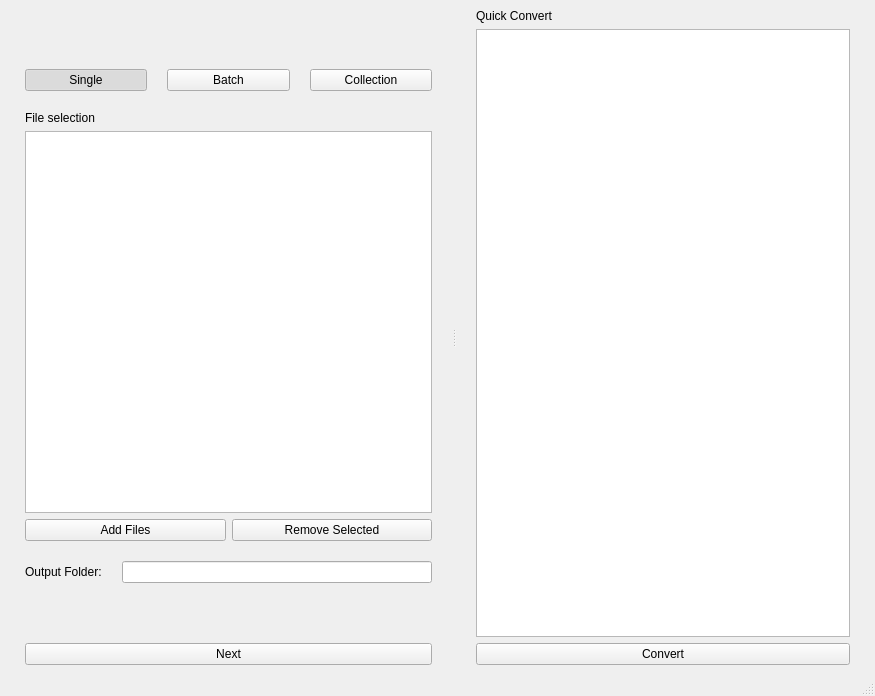
<?xml version="1.0" encoding="UTF-8"?>
<ui version="4.0">
 <class>MainWindow</class>
 <widget class="QMainWindow" name="MainWindow">
  <property name="geometry">
   <rect>
    <x>0</x>
    <y>0</y>
    <width>875</width>
    <height>696</height>
   </rect>
  </property>
  <property name="minimumSize">
   <size>
    <width>600</width>
    <height>500</height>
   </size>
  </property>
  <property name="windowTitle">
   <string>AO3 to ODT Converter</string>
  </property>
  <property name="windowIcon">
   <iconset>
    <normaloff>../../icon.ico</normaloff>../../icon.ico</iconset>
  </property>
  <widget class="QWidget" name="centralwidget">
   <layout class="QVBoxLayout" name="verticalLayout">
    <property name="spacing">
     <number>0</number>
    </property>
    <item>
     <widget class="QSplitter" name="splitter">
      <property name="orientation">
       <enum>Qt::Orientation::Horizontal</enum>
      </property>
      <widget class="QWidget" name="leftPanel" native="true">
       <property name="minimumSize">
        <size>
         <width>400</width>
         <height>0</height>
        </size>
       </property>
       <layout class="QVBoxLayout" name="verticalLayout_3">
        <property name="spacing">
         <number>20</number>
        </property>
        <property name="leftMargin">
         <number>16</number>
        </property>
        <property name="rightMargin">
         <number>20</number>
        </property>
        <item>
         <layout class="QHBoxLayout" name="settingsRow">
          <item>
           <widget class="QPushButton" name="btnSettings">
            <property name="minimumSize">
             <size>
              <width>24</width>
              <height>24</height>
             </size>
            </property>
            <property name="maximumSize">
             <size>
              <width>36</width>
              <height>36</height>
             </size>
            </property>
            <property name="toolTip">
             <string>Settings</string>
            </property>
            <property name="text">
             <string notr="true"/>
            </property>
            <property name="icon">
             <iconset resource="resources.qrc">
              <normaloff>:/icons/res/icons/settings_dark.svg</normaloff>:/icons/res/icons/settings_dark.svg</iconset>
            </property>
            <property name="iconSize">
             <size>
              <width>36</width>
              <height>36</height>
             </size>
            </property>
            <property name="flat">
             <bool>true</bool>
            </property>
            <property name="iconButton" stdset="0">
             <bool>true</bool>
            </property>
           </widget>
          </item>
          <item>
           <spacer name="horizontalSpacer">
            <property name="orientation">
             <enum>Qt::Orientation::Horizontal</enum>
            </property>
            <property name="sizeHint" stdset="0">
             <size>
              <width>40</width>
              <height>20</height>
             </size>
            </property>
           </spacer>
          </item>
         </layout>
        </item>
        <item>
         <spacer name="verticalSpacer_2">
          <property name="orientation">
           <enum>Qt::Orientation::Vertical</enum>
          </property>
          <property name="sizeType">
           <enum>QSizePolicy::Policy::Fixed</enum>
          </property>
          <property name="sizeHint" stdset="0">
           <size>
            <width>20</width>
            <height>16</height>
           </size>
          </property>
         </spacer>
        </item>
        <item>
         <layout class="QHBoxLayout" name="modalButtonRow">
          <property name="topMargin">
           <number>0</number>
          </property>
          <item>
           <widget class="QPushButton" name="modeSingleButton">
            <property name="text">
             <string>Single</string>
            </property>
            <property name="checkable">
             <bool>true</bool>
            </property>
            <property name="checked">
             <bool>true</bool>
            </property>
           </widget>
          </item>
          <item>
           <widget class="QPushButton" name="modeBatchButton">
            <property name="text">
             <string>Batch</string>
            </property>
            <property name="checkable">
             <bool>true</bool>
            </property>
           </widget>
          </item>
          <item>
           <widget class="QPushButton" name="modeCollectionButton">
            <property name="text">
             <string>Collection</string>
            </property>
            <property name="checkable">
             <bool>true</bool>
            </property>
           </widget>
          </item>
         </layout>
        </item>
        <item>
         <layout class="QVBoxLayout" name="fileSelection">
          <property name="spacing">
           <number>6</number>
          </property>
          <item>
           <widget class="QLabel" name="labelFileSelection">
            <property name="text">
             <string>File selection</string>
            </property>
           </widget>
          </item>
          <item>
           <widget class="QListWidget" name="listWidgetFileInput"/>
          </item>
          <item>
           <layout class="QHBoxLayout" name="fileAddRemove">
            <item>
             <widget class="QPushButton" name="buttonAdd">
              <property name="text">
               <string>Add Files</string>
              </property>
             </widget>
            </item>
            <item>
             <widget class="QPushButton" name="buttonRemove">
              <property name="text">
               <string>Remove Selected</string>
              </property>
             </widget>
            </item>
           </layout>
          </item>
         </layout>
        </item>
        <item>
         <layout class="QHBoxLayout" name="outputFolderSelect">
          <property name="bottomMargin">
           <number>0</number>
          </property>
          <item>
           <widget class="QLabel" name="labelOutputFolder">
            <property name="text">
             <string>Output Folder:</string>
            </property>
           </widget>
          </item>
          <item>
           <widget class="QLineEdit" name="lineEdit"/>
          </item>
         </layout>
        </item>
        <item>
         <spacer name="verticalSpacer">
          <property name="orientation">
           <enum>Qt::Orientation::Vertical</enum>
          </property>
          <property name="sizeType">
           <enum>QSizePolicy::Policy::Minimum</enum>
          </property>
          <property name="sizeHint" stdset="0">
           <size>
            <width>30</width>
            <height>40</height>
           </size>
          </property>
         </spacer>
        </item>
        <item>
         <widget class="QPushButton" name="buttonNext">
          <property name="text">
           <string>Next</string>
          </property>
         </widget>
        </item>
       </layout>
      </widget>
      <widget class="QWidget" name="rightPanel" native="true">
       <property name="minimumSize">
        <size>
         <width>150</width>
         <height>0</height>
        </size>
       </property>
       <property name="maximumSize">
        <size>
         <width>16777215</width>
         <height>16777215</height>
        </size>
       </property>
       <layout class="QVBoxLayout" name="rightLayout">
        <property name="leftMargin">
         <number>20</number>
        </property>
        <property name="rightMargin">
         <number>16</number>
        </property>
        <item>
         <widget class="QLabel" name="quickConvertLabel">
          <property name="text">
           <string>Quick Convert</string>
          </property>
         </widget>
        </item>
        <item>
         <widget class="QListWidget" name="presetList"/>
        </item>
        <item>
         <widget class="QPushButton" name="convertButton">
          <property name="text">
           <string>Convert</string>
          </property>
         </widget>
        </item>
       </layout>
      </widget>
     </widget>
    </item>
   </layout>
  </widget>
  <widget class="QMenuBar" name="menubar">
   <property name="geometry">
    <rect>
     <x>0</x>
     <y>0</y>
     <width>875</width>
     <height>33</height>
    </rect>
   </property>
  </widget>
  <widget class="QStatusBar" name="statusbar"/>
 </widget>
 <resources>
  <include location="resources.qrc"/>
 </resources>
 <connections/>
</ui>
